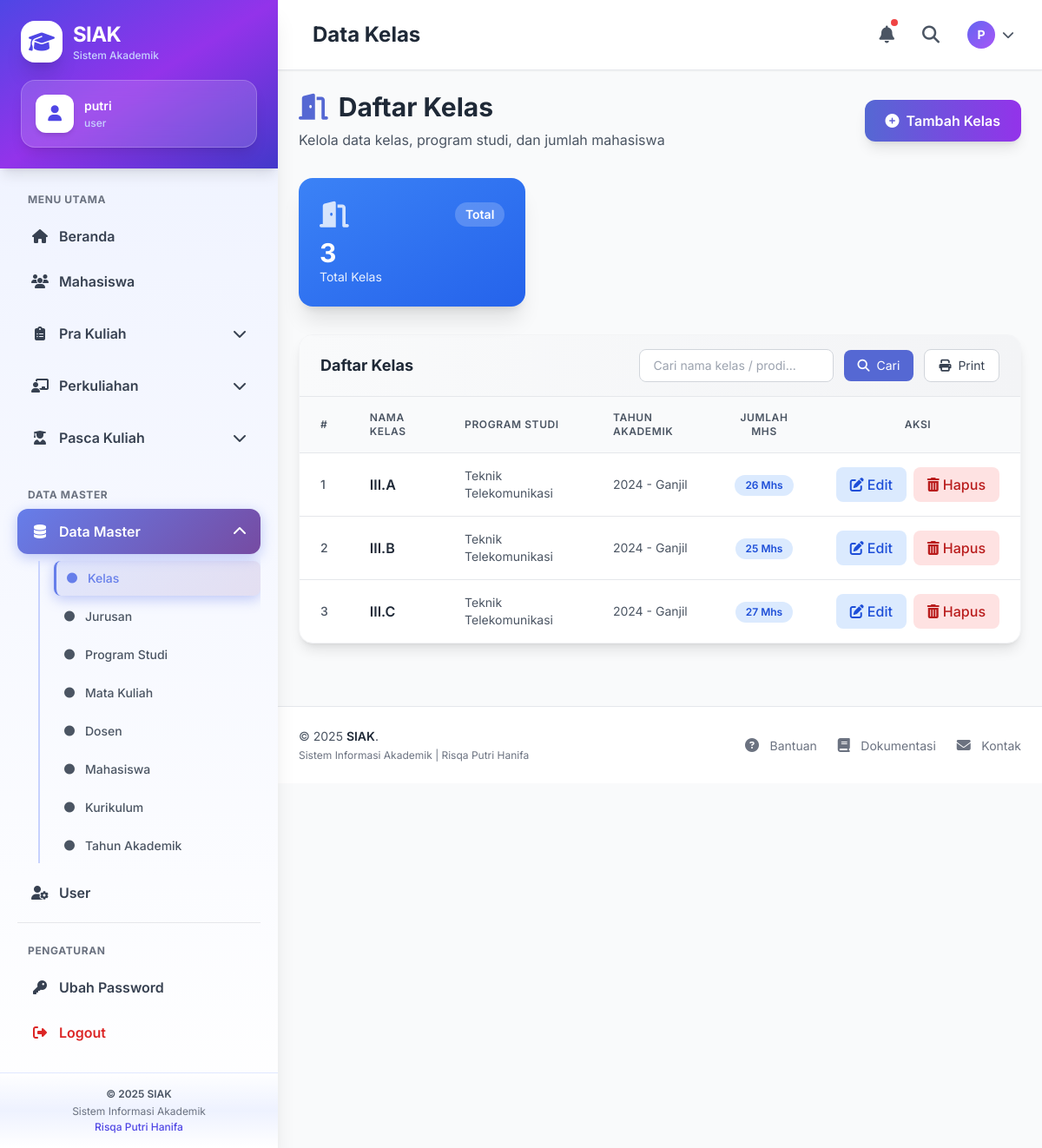
Screenshot of /index.php?page=kelas (signed in) with the database file from the repository.
### tables this page shows
CREATE TABLE `kelas` (
  `klsId` int(11) NOT NULL,
  `klsThakdId` smallint(6) DEFAULT NULL,
  `klsProdiId` smallint(6) DEFAULT NULL,
  `klsNama` varchar(30) NOT NULL DEFAULT ''
);

CREATE TABLE `program_studi` (
  `prodiId` smallint(6) NOT NULL,
  `prodiJurId` smallint(6) DEFAULT NULL,
  `prodiKode` varchar(20) DEFAULT NULL,
  `prodiNama` varchar(100) NOT NULL DEFAULT '',
  `prodiNamaAsing` varchar(100) DEFAULT NULL,
  `prodiJenjang` varchar(10) DEFAULT NULL,
  `prodiEmail` varchar(50) DEFAULT NULL,
  `prodiWebsite` varchar(50) DEFAULT NULL,
  `prodiIsAktif` tinyint(4) DEFAULT 1
);

### models/Kelas.php (called while the page is built, shortened)
<?php
class Kelas {
    private $db;
    function __construct($koneksi){
        $this->db = $koneksi;
    }
    function all(){
        return $this->db->query("
            SELECT
                k.*,
                p.prodiNama,
                t.thakdTahun,
                t.thakdSemester,
                CONCAT(t.thakdTahun, ' - ',
                    CASE t.thakdSemester
                        WHEN '1' THEN 'Ganjil'
                        WHEN '2' THEN 'Genap'
                    END
                ) AS tahunAkademikLabel
            FROM kelas k
            LEFT JOIN program_studi p ON k.klsProdiId = p.prodiId
            LEFT JOIN tahun_akademik t ON k.klsThakdId = t.thakdId
            ORDER BY k.klsThakdId DESC, k.klsNama ASC
        ");
    }
    function countMahasiswa($klsId){
        $klsId = $this->db->real_escape_string($klsId);
        $result = $this->db->query("
            SELECT COUNT(*) as total
            FROM kelas_mahasiswa
            WHERE klsmhsKlsId = '$klsId' AND klsmhsIsAktif = 1
        ");
        $row = $result->fetch_assoc();
        return $row['total'] ?? 0;
    }
}
?>

### views/kelas/index.php (the view, shortened to what this page needs)
<?php include "views/layout/header.php"; ?>
<?php include "views/layout/sidebar.php"; ?>
<div class="flex flex-col md:flex-row md:items-center md:justify-between mb-8">
    <div>
        <h1 class="text-3xl font-bold text-gray-800 mb-2">
            <i class="fas fa-door-open text-primary-600 mr-3"></i>Daftar Kelas
        </h1>
        <p class="text-gray-600">Kelola data kelas, program studi, dan jumlah mahasiswa</p>
    </div>
    <a href="index.php?page=kelas&aksi=tambah"
       class="mt-4 md:mt-0 inline-flex items-center px-6 py-3 bg-gradient-to-r
              from-primary-600 to-secondary-600 text-white font-semibold rounded-xl
              shadow-lg hover:shadow-xl transform hover:-translate-y-1 transition duration-200">
        <i class="fas fa-plus-circle mr-2"></i> Tambah Kelas
    </a>
</div>
<div class="grid grid-cols-1 md:grid-cols-3 gap-6 mb-8">
    <div class="bg-gradient-to-br from-blue-500 to-blue-600 rounded-2xl p-6 text-white shadow-xl">
        <div class="flex items-center justify-between mb-2">
            <i class="fas fa-door-open text-3xl opacity-80"></i>
            <span class="bg-white/20 px-3 py-1 rounded-full text-sm font-semibold">Total</span>
        </div>
        <p class="text-3xl font-bold"><?= $rows->num_rows ?></p>
        <p class="text-sm opacity-90">Total Kelas</p>
    </div>
</div>
<div class="bg-white rounded-2xl shadow-lg overflow-hidden border border-gray-100">
    <div class="bg-gradient-to-r from-gray-50 to-gray-100 px-6 py-4 border-b border-gray-200">
        <div class="flex items-center justify-between">
            <h3 class="text-lg font-bold text-gray-800">Daftar Kelas</h3>
            <form method="GET" class="flex items-center space-x-3">
                <input type="text" name="q" value="<?= $_GET['q'] ?? '' ?>"
                    placeholder="Cari nama kelas / prodi..."
                    class="px-4 py-2 border border-gray-300 rounded-lg focus:ring-primary-500
                        focus:border-primary-500 w-56 text-sm">
                <button type="submit"
                    class="px-4 py-2 bg-primary-600 text-white rounded-lg hover:bg-primary-700 text-sm">
                    <i class="fas fa-search mr-1"></i> Cari
                </button>
            <button onclick="window.print()"
                class="px-4 py-2 bg-white border border-gray-300 rounded-lg text-gray-700
                       hover:bg-gray-50 transition text-sm">
                <i class="fas fa-print mr-2"></i>Print
            </button>
        </div>
    </div>
    <div class="overflow-x-auto">
        <table class="w-full">
            <thead class="bg-gray-50 border-b border-gray-200">
                <tr>
                    <th class="px-6 py-4 text-left text-xs font-semibold text-gray-600 uppercase tracking-wider w-12">#</th>
                    <th class="px-6 py-4 text-left text-xs font-semibold text-gray-600 uppercase tracking-wider">Nama Kelas</th>
                    <th class="px-6 py-4 text-left text-xs font-semibold text-gray-600 uppercase tracking-wider">Program Studi</th>
                    <th class="px-6 py-4 text-left text-xs font-semibold text-gray-600 uppercase tracking-wider">Tahun Akademik</th>
                    <th class="px-6 py-4 text-center text-xs font-semibold text-gray-600 uppercase tracking-wider">Jumlah Mhs</th>
                    <th class="px-6 py-4 text-center text-xs font-semibold text-gray-600 uppercase tracking-wider w-48">Aksi</th>
                </tr>
            </thead>
            <tbody class="divide-y divide-gray-200">
                <?php
                $no = 1;
                $rows->data_seek(0);
                while ($r = $rows->fetch_assoc()):
                    $jumlahMhs = $kelas->countMahasiswa($r['klsId']);
                ?>
                <tr class="hover:bg-gray-50 transition duration-200">
                    <td class="px-6 py-4 text-sm text-gray-600 font-medium"><?= $no++ ?></td>
                    <td class="px-6 py-4">
                        <span class="font-semibold text-gray-800"><?= htmlspecialchars($r['klsNama']) ?></span>
                    </td>
                    <td class="px-6 py-4 text-sm text-gray-600">
                        <?= htmlspecialchars($r['prodiNama']) ?>
                    </td>
                    <td class="px-6 py-4 text-sm text-gray-600">
                        <?= htmlspecialchars($r['tahunAkademikLabel']) ?>
                    </td>
                    <td class="px-6 py-4 text-center">
                        <span class="inline-flex items-center px-3 py-1 rounded-full text-xs font-semibold bg-blue-100 text-blue-700">
                            <?= $jumlahMhs ?> Mhs
                        </span>
                    </td>
                    <td class="px-6 py-4 text-center">
                        <div class="flex justify-center space-x-2">
                            <a href="index.php?page=kelas&aksi=edit&id=<?= $r['klsId'] ?>"
                                class="inline-flex items-center px-4 py-2 bg-blue-100 text-blue-700 rounded-lg
                                       hover:bg-blue-200 transition duration-200 font-medium">
                                <i class="fas fa-edit mr-1"></i> Edit
                            </a>
                            <a href="index.php?page=kelas&aksi=delete&id=<?= $r['klsId'] ?>"
                               onclick="return confirm('⚠️ Hapus kelas <?= htmlspecialchars($r['klsNama']) ?>?\n<?= $jumlahMhs > 0 ? 'PERHATIAN: Kelas ini memiliki '.$jumlahMhs.' mahasiswa!' : '' ?>')"
                               class="inline-flex items-center px-4 py-2 bg-red-100 text-red-700 rounded-lg
                                      hover:bg-red-200 transition duration-200 font-medium">
                                <i class="fas fa-trash-alt mr-1"></i> Hapus
                            </a>
                        </div>
                    </td>
                </tr>
                <?php endwhile; ?>
            </tbody>
        </table>
    </div>
</div>
<?php include "views/layout/footer.php"; ?>

### views/layout/header.php (style rules this page uses)
body { font-family: 'Inter', sans-serif; }
* { transition: all 0.2s ease; }

### rows the page displays
kelas: klsNama "III.A", klsProdiId.prodiNama "Teknik Telekomunikasi", tahunAkademikLabel "2024 - Ganjil", jumlahMhs "26"
kelas: klsNama "III.B", klsProdiId.prodiNama "Teknik Telekomunikasi", tahunAkademikLabel "2024 - Ganjil", jumlahMhs "25"
kelas: klsNama "III.C", klsProdiId.prodiNama "Teknik Telekomunikasi", tahunAkademikLabel "2024 - Ganjil", jumlahMhs "27"

### other values shown
$_SESSION['user'] "putri"
$_SESSION['grup'] "user"
substr($_SESSION['user'], 0, 1) "P"
$rows->num_rows "3"
